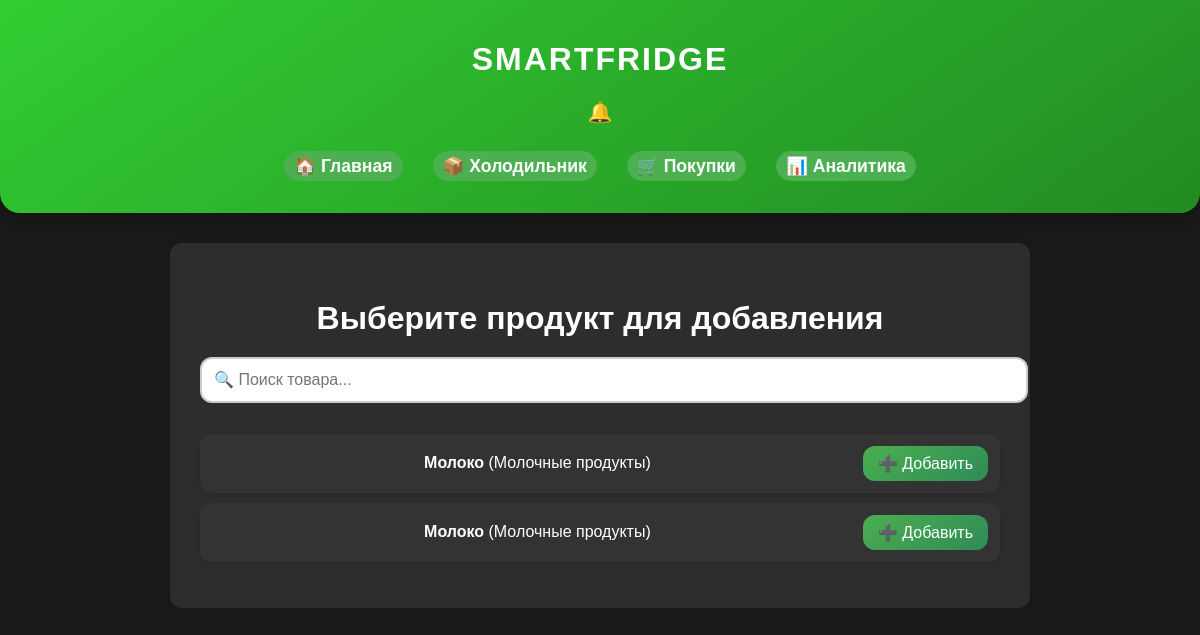
Screenshot of /products (signed in) with the database file from the repository.
### app/models.py (models this page shows, shortened)
class Product(db.Model):
    id: Mapped[int] = mapped_column(sa.Integer, primary_key=True, autoincrement=True)
    name: Mapped[str] = mapped_column(sa.String(100), nullable=False)
    product_type: Mapped[str] = mapped_column(sa.String(50), nullable=False)
    manufacture_date: Mapped[sa.Date] = mapped_column(sa.Date, nullable=False)
    expiration_date: Mapped[sa.Date] = mapped_column(sa.Date, nullable=False)
    quantity: Mapped[float] = mapped_column(sa.Float, nullable=False)
    unit: Mapped[str] = mapped_column(sa.String(20), nullable=False)  # кг, шт, л и т. д.
    nutrition_info: Mapped[str] = mapped_column(sa.Text, nullable=True)
    allergens: Mapped[bool] = mapped_column(sa.Boolean, default=False)

### app/routes.py (the view)
@app.route('/products')
@login_required
def find_product():
    products = Product.query.all()
    fridge_items = {item.product_id for item in Fridge.query.filter_by(user_id=current_user.id).all()}  # ID продуктов в холодильнике
    return render_template('find_product.html', products=products, fridge_items=fridge_items)

### app/models.py (called while the page is built)
@login.user_loader
def load_user(id):
  return db.session.get(User, int(id))

### app/templates/find_product.html (shortened to what this page needs)
{% extends "base.html" %}
{% block content %}
    <h2>Выберите продукт для добавления</h2>
    <input type="text" id="search-box" placeholder="🔍 Поиск товара..." class="search-input">
    <ul class="product-list">
        {% for product in products %}
            <li data-product-id="{{ product.id }}" class="product-item">
                <div class="product-info">
                    <strong class="product-name">{{ product.name }}</strong> ({{ product.product_type }})
                </div>
                <button class="add-btn">➕ Добавить</button>
            </li>
        {% endfor %}
    </ul>
{% endblock %}

### app/static/css/styles.css (style rules this page uses)
:root { --primary-color: #4CAF50; --accent-color: #FFD700; --background-color: #1a1a1a; --highlight-color: #32CD32; --border-radius: 12px; --shadow-color: rgba(0, 0, 0, 0.1); --transition-time: 0.3s; --modal-background: rgba(0, 0, 0, 0.7); --button-color: #4CAF50; --button-hover-color: #45a049; }
body { font-family: 'Arial', sans-serif; background-color: var(--background-color); color: white; margin: 0; padding: 0; text-align: center; }
h2 { color: white; font-size: 2rem; margin-bottom: 20px; }
button { padding: 12px 25px; background: linear-gradient(145deg, #4CAF50, #2E8B57); border: none; border-radius: 30px; color: white; font-size: 16px; cursor: pointer; transition: transform 0.3s ease, background 0.3s ease; }
.product-info { flex-grow: 1; }
.product-list { list-style: none; padding: 0; }
.product-list li { display: flex; justify-content: space-between; align-items: center; padding: 12px; background: #333; border-radius: var(--border-radius); box-shadow: 0 2px 5px var(--shadow-color); margin-bottom: 10px; transition: background-color var(--transition-time); }
.add-btn { background-color: var(--highlight-color); color: white; padding: 8px 15px; border: none; border-radius: var(--border-radius); cursor: pointer; transition: background-color var(--transition-time); }
#search-box { width: 100%; padding: 12px; margin-bottom: 15px; border: 2px solid #ccc; border-radius: var(--border-radius); font-size: 16px; transition: border-color var(--transition-time); }

### rows the page displays
Product: name "Молоко", product_type "Молочные продукты"
Product: name "Молоко", product_type "Молочные продукты"
